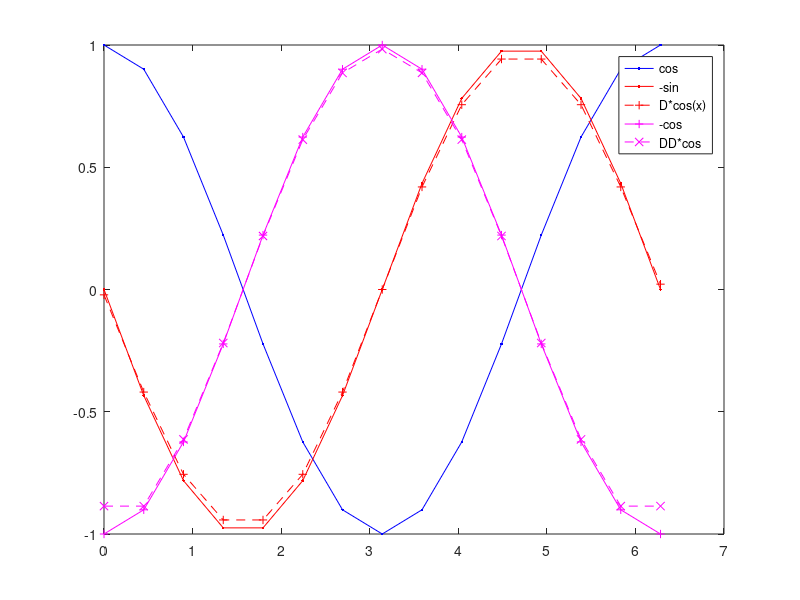

This figure's MATLAB source:
%{

*This document belongs to the [easystab](http://basilisk.fr/sandbox/easystab/README) project, check the main page of the project to understand the general philosophy of the project.*

*The present program was specifically designed as a support for the course ["Introductions to hydrodynamical instabilities"](http://basilisk.fr/sandbox/easystab/M2DET/Instabilities.md) for the "DET" Master's cursus in Toulouse. For the underlying theory please see [Lecture notes for chapter 3](http://basilisk.fr/sandbox/easystab/NumericalMethodsForEigenvalueProblems.md)*

*To use this program: click "raw page source" in the left column, copy-paste in the Matlab/Octave editor, and run. You should have previously downloaded the package [easypack.zip](http://basilisk.fr/sandbox/easystab/easypack.zip).*

# Presentation of the differentiation matrix

The differentiation matrix is at the heart of all the codes that we will be using here. 
This script is a way to show how it works and give a means to test it. It is discussed from a general point of view in [pedagogy#differentiation-matrices](). 

In this code, I give an example and a test based on finite differences. For most of the codes, we embed the creation of the differentiation matrices in a special function [dif1D.m]() in 1D (and [dif2D.m]() in 2D). Please see [diffmat_dif1D.m]() for the same code as here but using [dif1D.m]() to produce the differentiation matrices.

We suppose that we have a function
`f` that is discretized on a grid `x`, let's say first a simple equidistant grid with `N` gridpoints. 
Then in the computer,
`f` is described as a column vector of the `N` values of the function `f` at each point of the grid.
To compute the derivative `f'` of this function, knowing its values at the gridpoints, the simplest way is to use 
finite differences:
$$
f'_i=\frac{f_{i+1}-f_{i-1}}{2h},
$$
where the index `i` refers to the number of the cell and h is the distance betwen grid points. This formula is an approximation of the exact derivative:
$$
f'(x)=\lim_{h \to 0} \frac{f(x+h)-f(x)}{h}
$$

The differentiation is a linear operation, so it can be described by a matrix-vector product. 
$$
f'=Df
$$
So how can we build the matrix?
We will do this simply by stacking in a matrix the operations of the finite difference.

$$
\left(
\begin{array}{l}
f'_{1}\\ f'_{2}\\ \vdots \\  \\ f'_{N}
\end{array}\right)
=
\frac{1}{2\Delta x}
\left(\begin{array}{ccccc}
-3 & 4 & -1 &\dots & 0\\
-1 & 0 & 1 &  &  \\
&\ddots&\ddots&\ddots& \\
&&-1&0&1\\
0&\dots&1&-4&3
\end{array}\right)
\left(\begin{array}{l}
f_1\\ f_2\\ \vdots \\  \\ f_N
\end{array}\right)
$$

You see that we where in the need to change the formula for the derivative at the first and last
grid points because we have used centered stencils that require the knowledge of the values of f 
before and after the grid point i. Thus at the first and last gridpoints we have used uncentered
stencils.

%}

clear all; clf

% parameters
L=2*pi; % domain length
N=15; % number of points

% the grid
x=linspace(0,L,N)';
h=x(2)-x(1); % the grid size

% first derivative
D=zeros(N,N);
D(1,1:3)=[-3/2, 2, -1/2]/h;
for ind=2:N-1
    D(ind,ind-1:ind+1)=[-1/2, 0, 1/2]/h;
end
D(end,end-2:end)=[1/2, -2, 3/2]/h;

% second derivative
DD=zeros(N,N);
DD(1,1:3)=[1, -2, 1]/h^2;
for ind=2:N-1
    DD(ind,ind-1:ind+1)=[1, -2, 1]/h^2;
end
DD(end,end-2:end)=[1, -2, 1]/h^2;


%{

Now that the differentiation matrices are built and stored in D and DD, we can test how they work
by comparing to the derivative of a function for which we know the exact derivative, 
for instance the cosinus(x). In the graph below we plot a cosinus on the grid, the its derivative: -sin in red
    and compare it to D*f in red with a dashed line. The same comparison is also done for the second derivative, in magenta.

%}

% test of the derivatives
f=cos(x);
fp=-sin(x)';

plot(x,cos(x),'b.-',x,-sin(x),'r.-',x,D*cos(x),'r+--',x,-cos(x),'m+-',x,DD*cos(x),'mx--');
legend('cos','-sin','D*cos(x)','-cos','DD*cos')
print('-dsvg','diffmat.svg'); % save the figure

%{

# test of the computation
And here is the figure that is produced by the code:

![Comparison of the numerical and exact derivative for the first and second derivative of a cosinus](diffmat/diffmat.svg)

First look at the two red curves. This is the comparison of the exact and numerical derivatives. They are close but they are not the same. The discrepancy is the numerical approximation. To improve the approximation, you can increase the number of gridpoints or use a higher order formula for the differentiation matrix. in Easystab we use often pseudospectral differentiation matrices, based for instance on Chebychev polynomials, see for instance [???]().

# Links

Here we have shown the differentiation matrix for a 1D function. We can as well build differentiation matrices for 2D and 3D functions (the function $f$ depends for instance of three spatial direction $f(x,y,z)$). See a pedagogical introduction to higher dimensionality in [pedagogy#1D,-2D-and-3D]() and the implementation in the codes [diffmat_2D.m]() and [diffmat_3D.m](). 

We use differentiation matrices to solve differential equations, for instance see [pedagogy#boundary-conditions]() for a general introduction to the way to enforce boundary conditions, and [differential_equations.m]() for the implementation. In [poisson1D.m](), [poisson2D.m]() and [poisson3D.m]() we solve Poisson equations in 1D, 2D and 3D.   

# Exercices/contributions

* Please do a convergence study in the number of gridpoints, showing how the error tends to zero when the number of points increase
* Please build the differentiation matrices using 5-point stencils for the finite differences (for this you can use the function [ufdwt.m]() which gives you the finite difference weights)
* Please test the accuracy of the differentiation on a different function than a cosinus
* Please code the differentiation matrices for a periodic domain (for which there is no need to use uncentered stencils at the boundaries, but instead use the value of the function "on the other side" of the domain -> [periodicals boudaries.m]()
* Please test the differentiation matrix based on Chebychev spectral discretisation ([chebdif.m]())like done in most of the other codes, for instance [blasius.m]().
* Please test the differentiation matrix based on Fourier spectral discretisation for periodic domain [fourdif.m]().
* Please build the differentiation matrix for higher order derivatives. [diffmat_thirdorder.m](stab2014/diffmat_thirdorder.m).
* Please do the comparison between the second derivative computed by multiplication twice by the first derivative matrix or once by the second derivative matrix. [comparison](stab2014/diffmat_comparison.m)


%}
